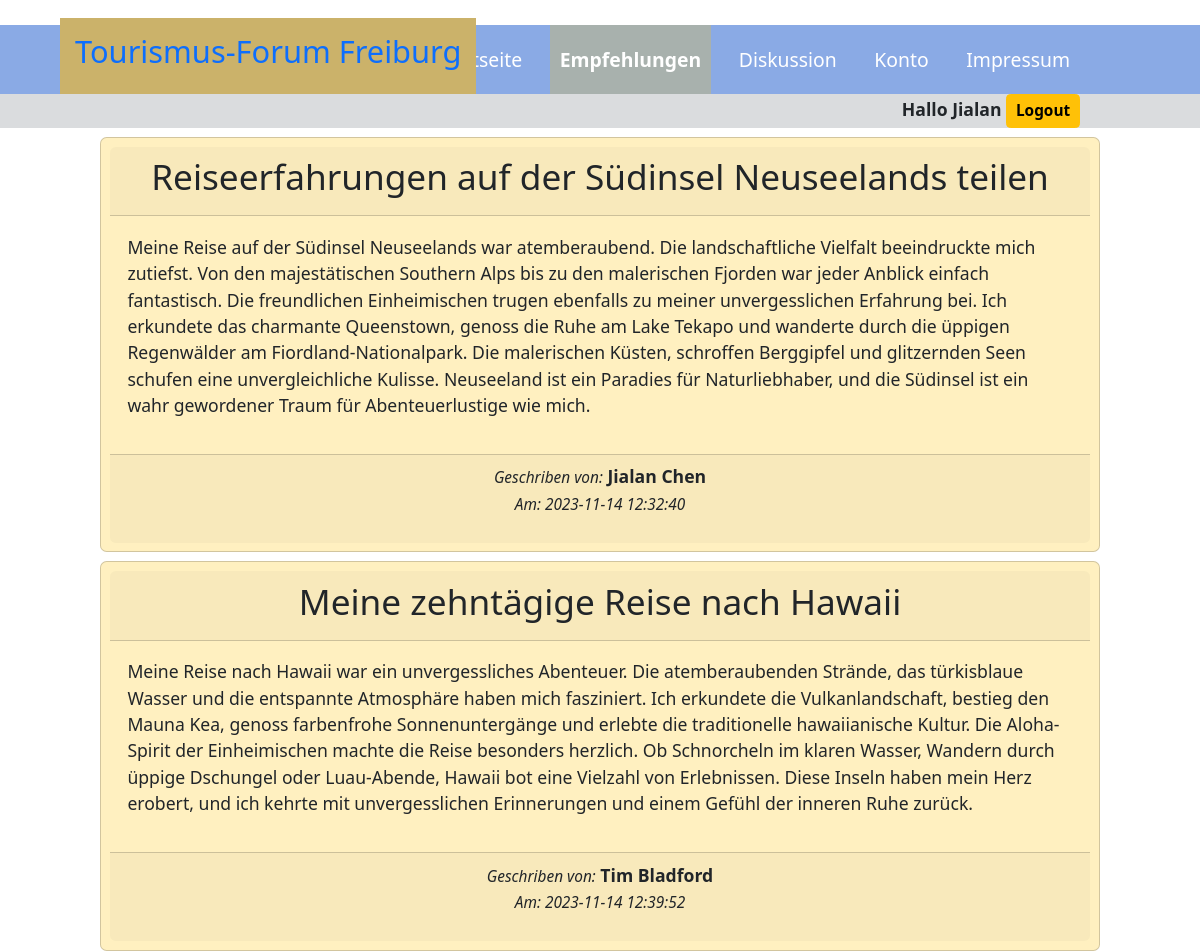
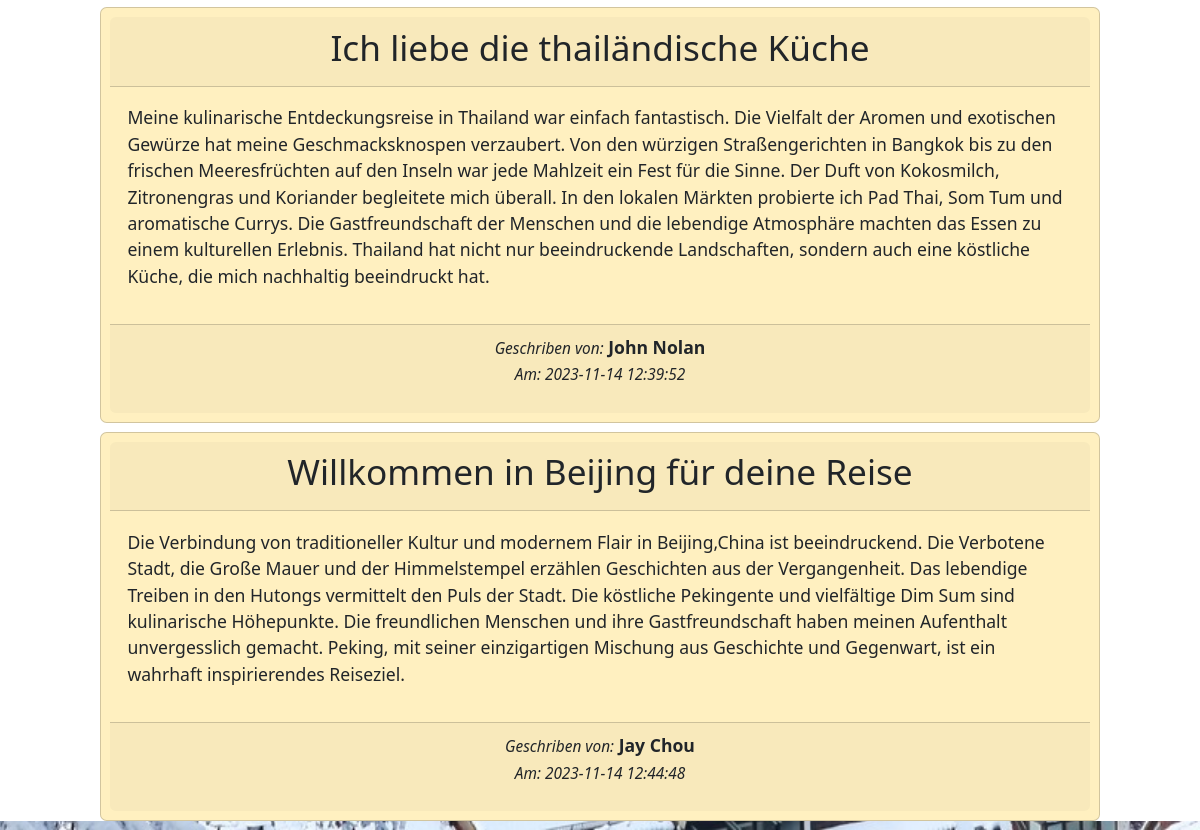
/index.php?page=empfehlungen (signed in), run on the app's committed database (2 pictures, top to bottom).
### tables this page shows
CREATE TABLE `users` (
  `id` int(10) UNSIGNED NOT NULL,
  `nachname` varchar(250) NOT NULL,
  `vorname` varchar(250) NOT NULL,
  `email` varchar(250) NOT NULL,
  `password` varchar(250) NOT NULL,
  `portrait` varchar(250) DEFAULT 'dummy.jpg',
  `birthday` date DEFAULT NULL,
  `countries_number` int(11) DEFAULT NULL,
  `footprint` varchar(250) DEFAULT NULL,
  `title` varchar(250) DEFAULT NULL,
  `info` text DEFAULT NULL,
  `created_at` timestamp NULL DEFAULT current_timestamp(),
  `updated_at` timestamp NULL DEFAULT current_timestamp()
);

### views/empfehlungen.view.php (the view)
<?php
$stmt = $db->prepare('SELECT * FROM `users`');
$stmt->execute();
$posts = $stmt->fetchAll();
?>
<?php foreach($posts AS $post):?>
<div>
<div class="col-md-10 card bg-warning bg-opacity-25 p-2 rounded m-2 mx-auto">
     <div class="card-header text-center">
         <h2><?=$post['title']?></h2>
     </div>
     <div class="card-body text-left">
         <p><?=$post['info']?></p>
     </div>
     <div class="card-footer text-center">
         <p><em><small>Geschriben von:</small></em> <strong><?=$post['vorname']. ' ' . $post['nachname']?></strong><br><em><small> Am: <?=$post['created_at']?></small></em></p>
     </div>
</div>
</div>
<?php endforeach;?>

### css/style.css (style rules this page uses)
html { font-family:verdana,arial,sans-serif; font-size:110%; background-color:#f1f1f1; color:#222; }
body { padding-top:25px; margin:0; }
.homepage-bg { background-image:url(../img/freiburg_snow.jpg); background-position:center center; background-repeat:no-repeat; background-attachment:fixed; background-size:cover; }

### data on the page
users: title "Reiseerfahrungen auf der Südinsel Neuseelands teilen", info "Meine Reise auf der Südinsel Neuseelands war atemberaubend. Die landschaftliche Vielfalt beeindruckte mich zutiefst. Von den majestätischen Southern Alps bis zu den malerischen Fjorden war jeder Anblick einfach fantastisch. Die freundlichen Einheimischen trugen ebenfalls zu meiner unvergesslichen Erfahrung bei. Ich erkundete das charmante Queenstown, genoss die Ruhe am Lake Tekapo und wanderte durch die üppigen Regenwälder am Fiordland-Nationalpark. Die malerischen Küsten, schroffen Berggipfel und glitzernden Seen schufen eine unvergleichliche Kulisse. Neuseeland ist ein Paradies für Naturliebhaber, und die Südinsel ist ein wahr gewordener Traum für Abenteuerlustige wie mich.", vorname "Jialan", nachname "Chen", created_at "2023-11-14 12:32:40"
users: title "Meine zehntägige Reise nach Hawaii", info "Meine Reise nach Hawaii war ein unvergessliches Abenteuer. Die atemberaubenden Strände, das türkisblaue Wasser und die entspannte Atmosphäre haben mich fasziniert. Ich erkundete die Vulkanlandschaft, bestieg den Mauna Kea, genoss farbenfrohe Sonnenuntergänge und erlebte die traditionelle hawaiianische Kultur. Die Aloha-Spirit der Einheimischen machte die Reise besonders herzlich. Ob Schnorcheln im klaren Wasser, Wandern durch üppige Dschungel oder Luau-Abende, Hawaii bot eine Vielzahl von Erlebnissen. Diese Inseln haben mein Herz erobert, und ich kehrte mit unvergesslichen Erinnerungen und einem Gefühl der inneren Ruhe zurück.", vorname "Tim", nachname "Bladford", created_at "2023-11-14 12:39:52"
users: title "Ich liebe die thailändische Küche", info "Meine kulinarische Entdeckungsreise in Thailand war einfach fantastisch. Die Vielfalt der Aromen und exotischen Gewürze hat meine Geschmacksknospen verzaubert. Von den würzigen Straßengerichten in Bangkok bis zu den frischen Meeresfrüchten auf den Inseln war jede Mahlzeit ein Fest für die Sinne. Der Duft von Kokosmilch, Zitronengras und Koriander begleitete mich überall. In den lokalen Märkten probierte ich Pad Thai, Som Tum und aromatische Currys. Die Gastfreundschaft der Menschen und die lebendige Atmosphäre machten das Essen zu einem kulturellen Erlebnis. Thailand hat nicht nur beeindruckende Landschaften, sondern auch eine köstliche Küche, die mich nachhaltig beeindruckt hat.", vorname "John", nachname "Nolan", created_at "2023-11-14 12:39:52"
users: title "Willkommen in Beijing für deine Reise", info "Die Verbindung von traditioneller Kultur und modernem Flair in Beijing,China ist beeindruckend. Die Verbotene Stadt, die Große Mauer und der Himmelstempel erzählen Geschichten aus der Vergangenheit. Das lebendige Treiben in den Hutongs vermittelt den Puls der Stadt. Die köstliche Pekingente und vielfältige Dim Sum sind kulinarische Höhepunkte. Die freundlichen Menschen und ihre Gastfreundschaft haben meinen Aufenthalt unvergesslich gemacht. Peking, mit seiner einzigartigen Mischung aus Geschichte und Gegenwart, ist ein wahrhaft inspirierendes Reiseziel.", vorname "Jay", nachname "Chou", created_at "2023-11-14 12:44:48"

### other printed values
$_SESSION['vorname'] "Jialan"
